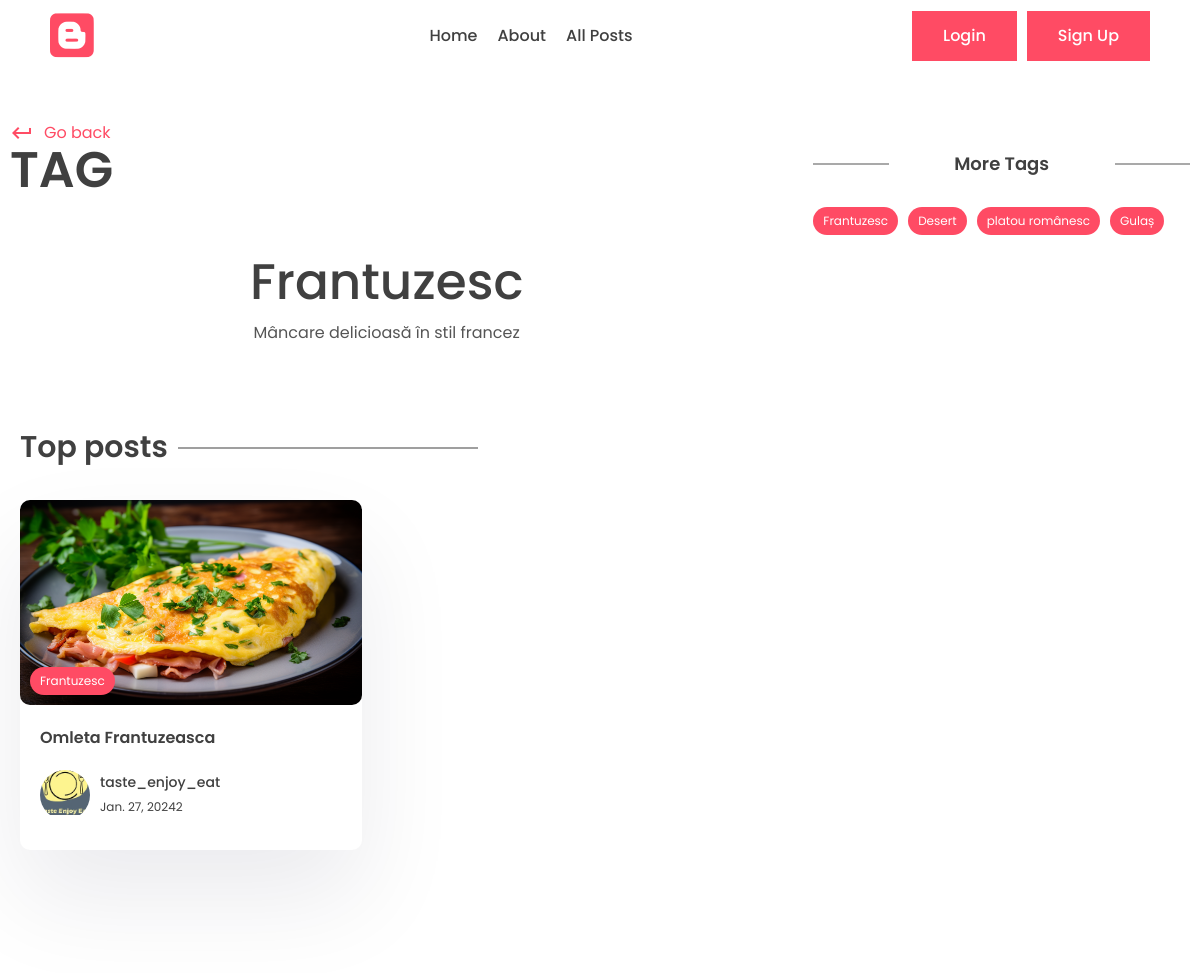
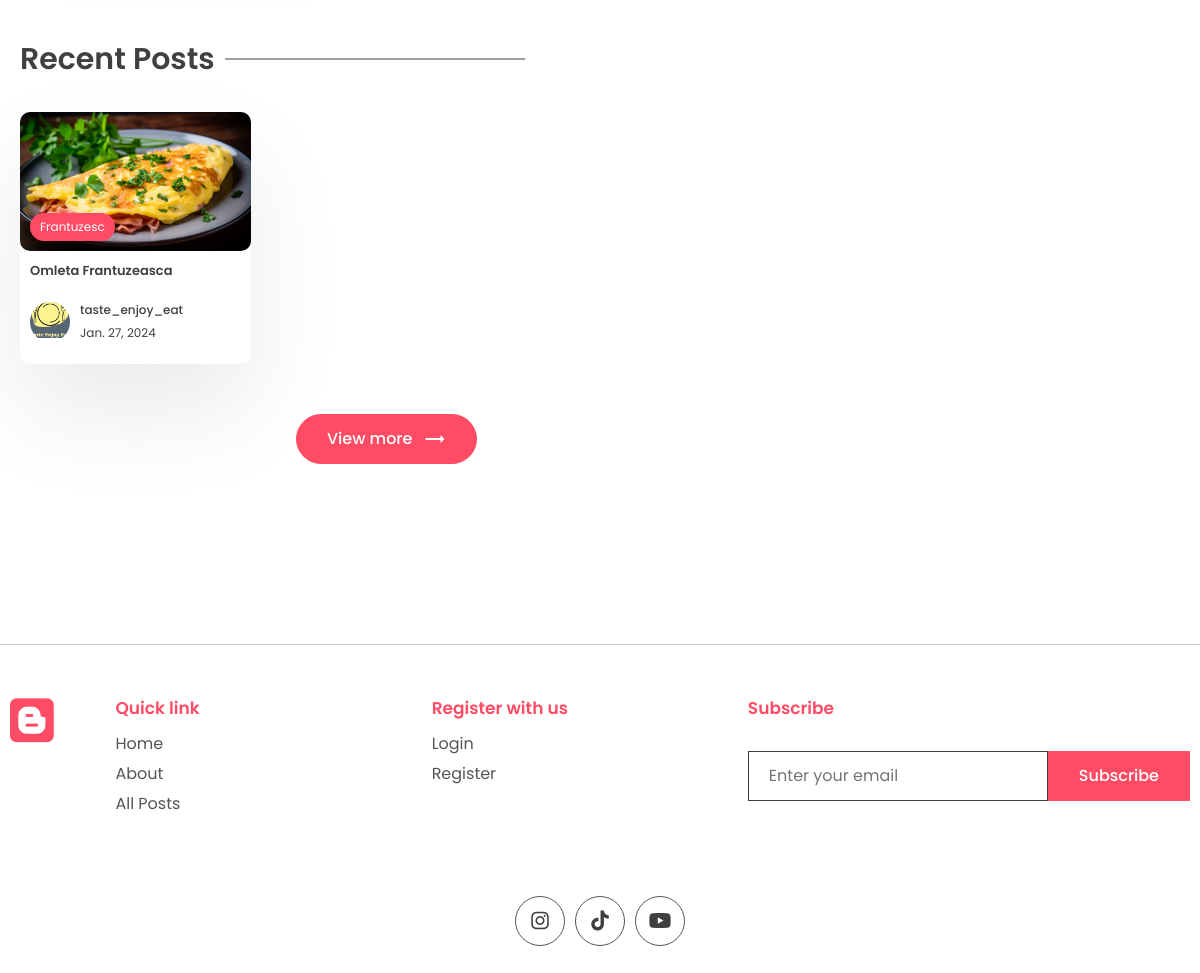
Page /tag/Frantuzesc on the committed database (2 pictures, top to bottom).
### app/models.py (models this page shows, shortened)
class Tag(models.Model):
    name = models.CharField(max_length=100)
    description = models.CharField(max_length=100)
    slug = models.SlugField(max_length=200, unique=True)

class Post(models.Model):
    title = models.CharField(max_length=200)
    content = models.TextField()
    last_updated = models.DateTimeField(auto_now=True)
    slug = models.SlugField(max_length=200, unique=True)
    image = models.ImageField(null=True, blank=True, upload_to="images/")
    tags = models.ManyToManyField(Tag, blank=True, related_name='post')
    view_count = models.IntegerField(null=True, blank=True)
    is_featured = models.BooleanField(default=False)    # to show recommended posts
    author = models.ForeignKey(User, on_delete=models.CASCADE, null=True, blank=True)
    bookmark = models.ManyToManyField(User, related_name='bookmarks', default=None, blank=True)
    likes = models.ManyToManyField(User, related_name='post_like', default=None, blank=True)

class Profile(models.Model):
    user = models.OneToOneField(User, on_delete=models.CASCADE)
    profile_image = models.ImageField(null=True, blank=True, upload_to="images/")
    slug = models.SlugField(max_length=200, unique=True)
    bio = models.TextField(null=True, blank=True)

### app/views.py (the view)
# urls.py: path('tag/<slug:slug>', views.tag_page, name='tag_page'),
def tag_page(request, slug):
    tags = Tag.objects.all()
    tag = Tag.objects.get(slug=slug)
    top_posts = Post.objects.filter(tags__post__in=[tag.id]).order_by('-view_count')[0:2]
    recent_posts = Post.objects.filter(tags__post__in=[tag.id]).order_by('-last_updated')[0:2]
    context = {
        'tag': tag,
        'top_posts': top_posts,
        'recent_posts': recent_posts,
        'tags': tags
    }
    return render(request, 'app/tag.html', context)

### app/templates/app/tag.html (shortened to what this page needs)
{% extends 'base.html' %}
{%  block content %}
      <div class="container">
        <div class="layout">
          <div class="left">
            <div class="page-top">
              <div class="top flex">
                <div class="page-name">
                  <a href="#" class="learn">
                    <span class="material-icons"> keyboard_return </span> Go
                    back
                  </a>
                  <h1>Tag</h1>
                </div>
              </div>
            </div>
            <center>
              <div class="typo">
                <h1 class="title">{{ tag.name }}</h1>
                <p>
                  {{ tag.description }}
                </p>
              </div>
            </center>
            <section class="sp">
              <div class="container">
                <h1 class="sec-title">Top posts</h1>
                <div class="grid-2 blog">
                    {% for post in top_posts %}
                  <a href="{% url 'post_page' post.slug %}">
                    <div class="card">
                      <div class="post-img">
                        <img src="{{ post.image.url }}" alt="" />
                        <div class="tag">{{ post.tags.all.0.name }}</div>
                      </div>
                      <div class="card-content">
                        <h3>
                          {{ post.title }}
                        </h3>
                        <div class="author">
                          <div class="profile-pic">
                            <img src="{{ post.author.profile.profile_image.url }}" alt="" />
                          </div>
                          <div class="details">
                            <p>{{ post.author.first_name }}</p>
                            <small>{{ post.last_updated|date }}2</small>
                          </div>
                        </div>
                      </div>
                    </div>
                  </a>
                        {% empty %}
                            <p>No top posts</p>
                    {% endfor %}
                </div>
              </div>
            </section>
            <section class="sp">
              <div class="container">
                <h1 class="sec-title">Recent Posts</h1>
                <div class="grid-3 blog-grid">
                    {% for post in recent_posts %}
                  <a href="{% url 'post_page' post.slug %}">
                    <div class="card">
                      <div class="post-img">
                        <img src="{{ post.image.url }}" alt="" />
                        <div class="tag">{{ post.tags.all.0.name }}</div>
                      </div>
                      <div class="card-content">
                        <h3>
                          {{ post.title }}
                        </h3>
                        <div class="author">
                          <div class="profile-pic">
                            <img src="{{ post.author.profile.profile_image.url }}" alt="" />
                          </div>
                          <div class="details">
                            <p>{{ post.author.first_name }}</p>
                            <small>{{ post.last_updated|date }}</small>
                          </div>
                        </div>
                      </div>
                    </div>
                  </a>
                        {% empty %}
                            <p>No recent posts</p>
                    {% endfor %}
                </div>
                <center>
                  <button class="btn btn-primary rounded view">
                    View more
                    <span class="material-icons"> trending_flat </span>
                  </button>
                </center>
              </div>
</section>
          </div>
          <div class="right">
            <div class="block">
              <h2 class="title2">More Tags</h2>
              <div class="blog-tags">
                   {% for tag in tags %}
                <a href="{% url 'tag_page' tag.slug %}" class="tag">{{ tag.name }}</a>
                     {% endfor %}
              </div>
            </div>
          </div>
        </div>
      </div>
{% endblock %}

### app/static/app/style.css (style rules this page uses)
* { margin: 0; padding: 0; box-sizing: border-box; text-decoration: none; border: none; outline: none; list-style: none; font-family: "Poppins", sans-serif; color: var(--black); }
:root { --red: #ff4b64; --black: #404040; --des: #555555; --shadow: #ffffff1a 0px 1px 1px 0px inset, #32325d40 0px 50px 100px -20px, #0000004d 0px 30px 60px -30px; --shadow2: rgba(17, 12, 46, 0.084) 0px 48px 100px 0px; }
html { font-size: 62.5%; }
[class*="grid"] { display: grid; }
img { width: 100%; }
.container { max-width: 1220px; margin: auto; padding: 0 10px; }
p, a { font-size: 1.6rem; color: var(--des); }
.btn { cursor: pointer; height: 5rem; padding: 0 3rem; font-size: 1.6rem; font-weight: 500; border: 1px solid var(--red); display: flex; align-items: center; justify-content: center; gap: 1rem; }
.btn span { color: white; }
.btn-primary { background: var(--red); color: white; }
.rounded { border-radius: 5rem; }
.typo { width: 50%; margin-top: 5rem; }
.title { font-size: 5rem; font-weight: 500; }
.sp { padding: 8rem 0; }
.grid-2 { grid-template-columns: 1.3fr 1fr; align-items: center; }
.post-img { height: 40rem; width: 100%; overflow: hidden; border-radius: 1rem; }
.post-img img { height: 100%; object-fit: cover; object-position: center; }
.learn { display: flex; align-items: center; gap: 1rem; color: var(--red); margin-top: 2rem; }
.learn span { color: #ff4b64; }
.sec-title { font-size: 3rem; font-weight: 600; position: relative; width: fit-content; margin-bottom: 3rem; }
.sec-title::after { content: ""; position: absolute; right: -31rem; height: 1px; width: 30rem; background: var(--black); top: 50%; transform: translateY(-50%); }
.grid-3 { grid-template-columns: repeat(3, 1fr); gap: 5rem; }
.card { background: white; box-shadow: var(--shadow2); border-radius: 1rem; cursor: pointer; transition: 0.3s; }
.post-img { position: relative; }
.tag { position: absolute; bottom: 1rem; left: 1rem; background: var(--red); color: white; border-radius: 5rem; padding: 0.5rem 1rem; font-size: 1.2rem; }
.card-content { padding: 2rem; padding-bottom: 3rem; }
.card h3 { font-size: 1.6rem; font-weight: 600; }
.card .post-img { width: 100%; height: unset; aspect-ratio: 1/0.6; }
.author { display: flex; align-items: center; gap: 1rem; margin-top: 2rem; }
.profile-pic { width: 5rem; aspect-ratio: 1/1; border-radius: 50%; overflow: hidden; }
.author p { color: var(--black); font-weight: 500; font-size: 1.4rem; }
.author small { color: var(--black); font-size: 1.2rem; }
.view { margin-top: 5rem; }
.layout { display: flex; gap: 5rem; }
.left { width: 100%; height: 100%; }
.right { position: sticky; top: 70px; height: 100%; width: 50%; }
.page-name h1 { font-size: 5rem; text-transform: uppercase; font-weight: 600; line-height: 5rem; }
.flex { display: flex; align-items: flex-end; justify-content: space-between; }
.left .typo { width: 100%; }
.blog { grid-template-columns: 1fr 1fr; gap: 5rem; }
.title2 { position: relative; font-size: 1.8rem; text-align: center; font-weight: 600; margin-bottom: 3rem; }
.title2::before { content: ""; position: absolute; height: 1px; width: 20%; background: var(--des); left: 0; top: 50%; transform: translateY(-50%); }
.title2::after { content: ""; position: absolute; height: 1px; width: 20%; background: var(--des); right: 0; top: 50%; transform: translateY(-50%); }
.blog-grid { gap: 2rem; }
.blog-grid .card-content { padding: 1rem; padding-bottom: 2rem; }
.blog-grid .card h3 { font-size: 1.3rem; font-weight: 600; }
.blog-grid .profile-pic { width: 4rem; }
.blog-grid .author p { font-size: 1.2rem; }
.block { margin-top: 5rem; }
.blog-tags .tag { position: unset; width: fit-content; }
.blog-tags { display: flex; align-items: center; flex-wrap: wrap; gap: 1rem; margin-top: 3rem; }

### rows in the picture
Tag: name "Frantuzesc", description "Mâncare delicioasă în stil francez"
Post: image (picture), tags.all.0.name "Frantuzesc", title "Omleta Frantuzeasca", author.profile.profile_image (picture), author.first_name "taste_enjoy_eat", last_updated "Jan. 27, 2024"
Tag: name "Desert"
Tag: name "platou românesc"
Tag: name "Gulaș"
